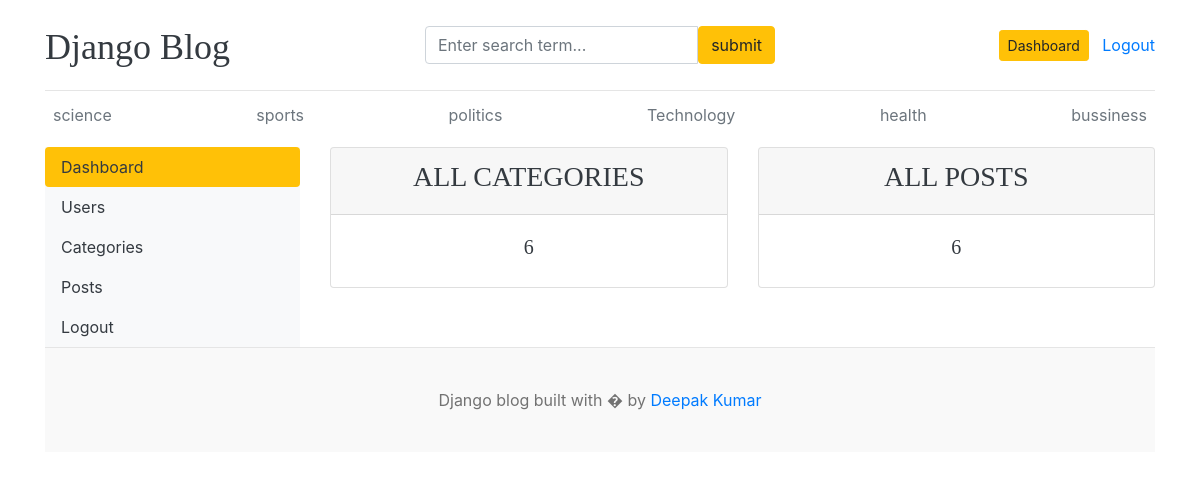
The page /dashboard/ (signed in) on the database its author committed.
### blogs/models.py (models this page shows, shortened)
class Category(models.Model):
    name = models.CharField(max_length=15,unique=True)
    created_at = models.DateTimeField(auto_now_add=True)
    updated_at = models.DateTimeField(auto_now=True)
    class Meta:
        verbose_name_plural = 'categories'

### dashboard/views.py (the view)
# urls.py: path('dashboard/', include('dashboard.urls')),
@login_required(login_url="login")
def dashboard(request):
    category_count = Category.objects.all().count()
    blog_count = Category.objects.all().count()
    context = {
        'category_count':category_count,
        'blog_count':blog_count,
        }
    return render(request,'dashboard/dashboard.html',context)

### blogs/context_processors.py (called while the page is built)
def categoryget(request):
    category = Category.objects.all()
    context ={
        'category':category
    }
    return dict(context)

### dashboard/templates/dashboard/dashboard.html
{% extends 'main.html' %}
{% block content %}
<div class="row">
{% include 'dashboard/leftside_bar.html' %}
    <div class="col-md-9">
        <div class="row">
            <div class="col">
                <div class="card border-default mb-3">
                    <div class="card-header text-center text-uppercase font-weight-bold">
                        <h3 class="text-dark">All Categories</h3>
                    </div>
                    <div class="card-body text-dark">
                        <h5 class="cart-title text-center">{{ category_count }}</h5>
                    </div>
                </div>
            </div>
            <div class="col">
                <div class="card border-default mb-3">
                    <div class="card-header text-center text-uppercase font-weight-bold">
                        <h3 class="text-dark">All Posts</h3>
                    </div>
                    <div class="card-body text-dark">
                        <h5 class="cart-title text-center">{{ blog_count }}</h5>
                    </div>
                </div>
            </div>
        </div>
    </div>
</div>
{% endblock %}

### templates/header.html (shortened to what this page needs)
{% load static %}
<!DOCTYPE html>
<html lang="en">
<head>
    <link href="https://getbootstrap.com/docs/4.0/dist/css/bootstrap.min.css" rel="stylesheet">
  <link rel="stylesheet" href="https://cdnjs.cloudflare.com/ajax/libs/font-awesome/6.5.2/css/all.min.css">
    <link href="{% static 'css/style.css' %}" rel="stylesheet">
  </head>
<body>
    <div class="container">
      <header class="blog-header py-3">
        <div class="row flex-nowrap justify-content-between align-items-center">
          <div class="col-4 pt-1">
            <a class="blog-header-logo text-dark" href="/">Django Blog</a>
          </div>
            <div class="col-4">
            <form action="{% url 'search' %}" method="GET">
              <div class="input-group">
                <input class="form-control" name="keyword" type="text" placeholder="Enter search term..."  />
                <button type="submit" class="btn btn-warning" id="button-search" type="button">submit</button>
            </div>
            </form>
          </div>
          <div class="col-4 d-flex justify-content-end align-items-center">
            {% if not user.is_authenticated %}
            <a class="btn btn-sm btn-warning" href="{% url 'login' %}">login</a> &nbsp;
            <a class="btn btn-sm btn-outline-secondary" href="{% url 'register' %}">Register</a>
            {% else %}
            <span> <a href="{% url 'dashboard' %}" class="btn btn-sm btn-warning">Dashboard</a> </span> &nbsp; &nbsp;
            <a  href="{% url 'logout' %}"> Logout</a>
            {% endif %}
          </div>
        </div>
      </header>
      <div class="nav-scroller py-1 mb-2">
        <nav class="nav d-flex justify-content-between">
          {% for cat in category %}
          <a class="p-2 text-muted" href="{% url 'category' cat.id  %}">{{ cat.name }}</a>
          {% endfor %}
        </nav>
      </div>

### static/css/style.css (style rules this page uses)
.blog-header { border-bottom: 1px solid #e5e5e5; }
.blog-header-logo { font-family: "Playfair Display", Georgia, "Times New Roman", serif; font-size: 2.25rem; }
h1, h2, h3, h4, h5, h6 { font-family: "Playfair Display", Georgia, "Times New Roman", serif; }

### rows shown on the page
Category: name "science"
Category: name "sports"
Category: name "politics"
Category: name "Technology"
Category: name "health"
Category: name "bussiness"

### other values the page prints
{{ category_count }} "6"
{{ blog_count }} "6"
